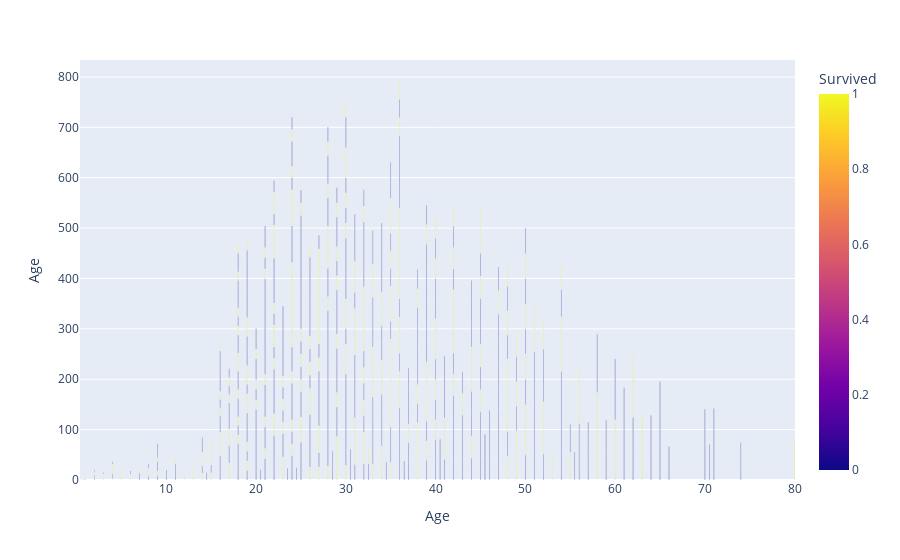

The notebook cell this image was saved under:
### Code cell
#Plot to display death and survival over age
fg = px.bar(train_data, x="Age", y="Age",hover_name="Survived", color="Survived")
fg.show()

### Figure 1 — Plotly figure (JSON) as saved in the notebook; plotly's stock layout.template omitted (floating-point values rounded to 4 significant figures; data arrays with more than 128 entries replaced by an {"elided": "..."} marker saying what was removed)
{"data": [{"alignmentgroup": "True", "hovertemplate": "<b>%{hovertext}</b><br><br>Age=%{y}<br>Survived=%{marker.color}<extra></extra>", "hovertext": {"elided": "891 int values"}, "legendgroup": "", "marker": {"color": {"elided": "891 int values"}, "coloraxis": "coloraxis", "pattern": {"shape": ""}}, "name": "", "offsetgroup": "", "orientation": "v", "showlegend": false, "textposition": "auto", "type": "bar", "x": {"elided": "891 float values"}, "xaxis": "x", "y": {"elided": "891 float values"}, "yaxis": "y"}], "layout": {"barmode": "relative", "coloraxis": {"colorbar": {"title": {"text": "Survived"}}, "colorscale": [[0, "#0d0887"], [0.1111, "#46039f"], [0.2222, "#7201a8"], [0.3333, "#9c179e"], [0.4444, "#bd3786"], [0.5556, "#d8576b"], [0.6667, "#ed7953"], [0.7778, "#fb9f3a"], [0.8889, "#fdca26"], [1, "#f0f921"]]}, "legend": {"tracegroupgap": 0}, "margin": {"t": 60}, "xaxis": {"anchor": "y", "domain": [0, 1], "title": {"text": "Age"}}, "yaxis": {"anchor": "x", "domain": [0, 1], "title": {"text": "Age"}}}}
